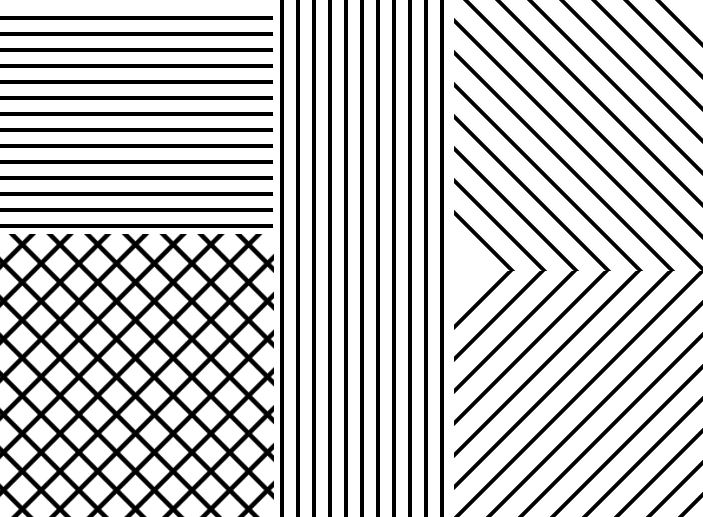
#> input picture images/synthetic.JPG, 703 x 517 px, found by its file name
$ python '058-ML_06_03_what is gabor filter.py'   (older library calls are emulated)
#> lines starting #> are read from the running program, lines starting #| are printed output that depends on the picture
# https://www.youtube.com/watch?v=QEz4bG9P3Qs


"""

What are features?

"""

##############################################
#Gabor filter, multiple filters in one. Generate fiter bank.
"""
For image processing and computer vision, Gabor filters are generally
used in texture analysis, edge detection, feature extraction, etc.
Gabor filters are special classes of bandpass filters, i.e., they allow a certain
‘band’ of frequencies and reject the others.


ksize Size of the filter returned.
sigma Standard deviation of the gaussian envelope.
theta Orientation of the normal to the parallel stripes of a Gabor function.
lambda Wavelength of the sinusoidal factor.
gamma Spatial aspect ratio.
psi Phase offset.
ktype Type of filter coefficients. It can be CV_32F or CV_64F.
indicates the type and range of values that each pixel in the Gabor kernel can hold.
Basically float32 or float64

"""

import numpy as np
import cv2
import matplotlib.pyplot as plt

ksize = 5  #Use size that makes sense to the image and fetaure size. Large may not be good.
#On the synthetic image it is clear how ksize affects imgae (try 5 and 50)
sigma = 3 #Large sigma on small features will fully miss the features.
theta = 1*np.pi/4  #/4 shows horizontal 3/4 shows other horizontal. Try other contributions
lamda = 1*np.pi /4  #1/4 works best for angled.
gamma=0.4  #Value of 1 defines spherical. Calue close to 0 has high aspect ratio
#Value of 1, spherical may not be ideal as it picks up features from other regions.
phi = 0  #Phase offset. I leave it to 0.


kernel = cv2.getGaborKernel((ksize, ksize), sigma, theta, lamda, gamma, phi, ktype=cv2.CV_32F)

plt.imshow(kernel)

img = cv2.imread('synthetic.jpg')
#> img is the input picture: shape (517, 703, 3); min 0, max 255, mean 195.4
#img = cv2.imread('BSE_Image.jpg')
img = cv2.cvtColor(img, cv2.COLOR_BGR2GRAY)
#> img: shape (517, 703)
fimg = cv2.filter2D(img, cv2.CV_8UC3, kernel)
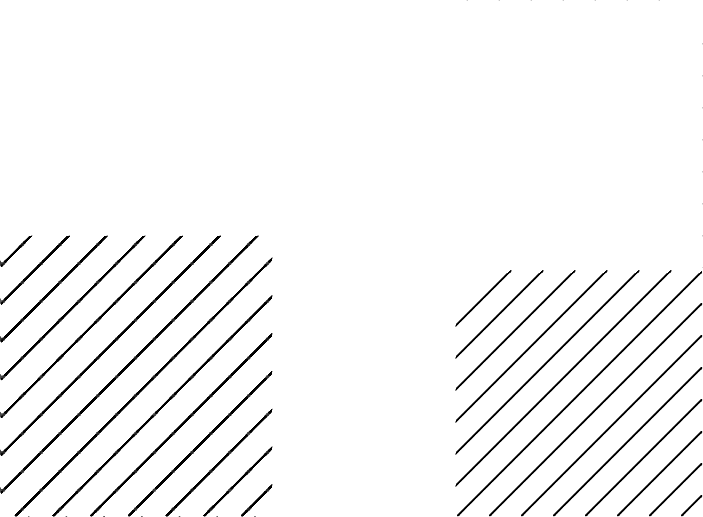
#> fimg: shape (517, 703); min 0, max 255, mean 246.2

kernel_resized = cv2.resize(kernel, (400, 400))                    # Resize image
cv2.imshow('Kernel', kernel_resized)
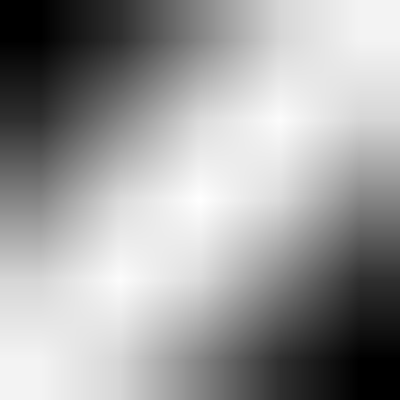
#> window 'Kernel': shape (400, 400) float32; min -0.516, max 0.997, mean 0.427; drawn with min black and max white
cv2.imshow('Original Img.', img)
cv2.imshow('Filtered', fimg)
cv2.waitKey(5000)
cv2.destroyAllWindows()
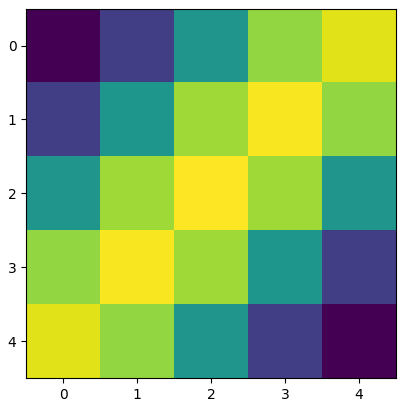
#> figure drawn by matplotlib, 1 panel
